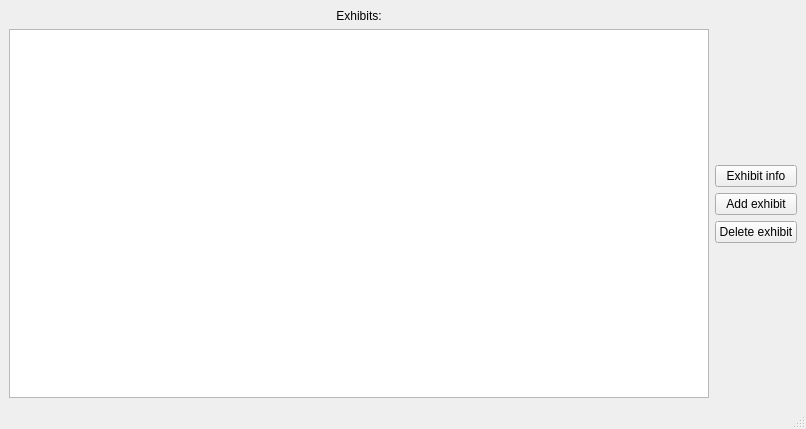
<?xml version="1.0" encoding="UTF-8"?>
<ui version="4.0">
 <class>MainMenuWindow</class>
 <widget class="QMainWindow" name="MainMenuWindow">
  <property name="geometry">
   <rect>
    <x>0</x>
    <y>0</y>
    <width>806</width>
    <height>429</height>
   </rect>
  </property>
  <property name="windowTitle">
   <string>MPGAdmin</string>
  </property>
  <widget class="QWidget" name="centralwidget">
   <layout class="QGridLayout" name="gridLayout">
    <item row="0" column="1">
     <layout class="QVBoxLayout" name="verticalLayout">
      <item>
       <spacer name="verticalSpacer_2">
        <property name="orientation">
         <enum>Qt::Vertical</enum>
        </property>
        <property name="sizeHint" stdset="0">
         <size>
          <width>20</width>
          <height>40</height>
         </size>
        </property>
       </spacer>
      </item>
      <item>
       <widget class="QPushButton" name="showExhibitButton">
        <property name="text">
         <string>Exhibit info</string>
        </property>
       </widget>
      </item>
      <item>
       <widget class="QPushButton" name="addExhibitButton">
        <property name="text">
         <string>Add exhibit</string>
        </property>
       </widget>
      </item>
      <item>
       <widget class="QPushButton" name="deleteExhibitButton">
        <property name="text">
         <string>Delete exhibit</string>
        </property>
       </widget>
      </item>
      <item>
       <spacer name="verticalSpacer">
        <property name="orientation">
         <enum>Qt::Vertical</enum>
        </property>
        <property name="sizeHint" stdset="0">
         <size>
          <width>20</width>
          <height>40</height>
         </size>
        </property>
       </spacer>
      </item>
     </layout>
    </item>
    <item row="0" column="0">
     <layout class="QVBoxLayout" name="verticalLayout_2">
      <item>
       <widget class="QLabel" name="label">
        <property name="text">
         <string>Exhibits:</string>
        </property>
        <property name="alignment">
         <set>Qt::AlignCenter</set>
        </property>
       </widget>
      </item>
      <item>
       <widget class="QTableView" name="exhibitsTable"/>
      </item>
     </layout>
    </item>
   </layout>
  </widget>
  <widget class="QMenuBar" name="menubar">
   <property name="geometry">
    <rect>
     <x>0</x>
     <y>0</y>
     <width>806</width>
     <height>20</height>
    </rect>
   </property>
  </widget>
  <widget class="QStatusBar" name="statusbar"/>
 </widget>
 <resources/>
 <connections/>
</ui>
